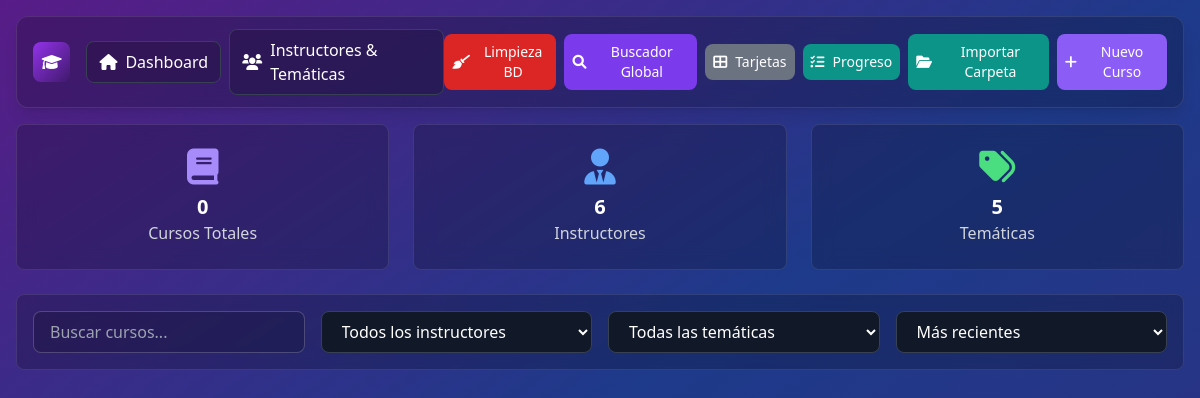
/, run on an earlier commit of the app's database.
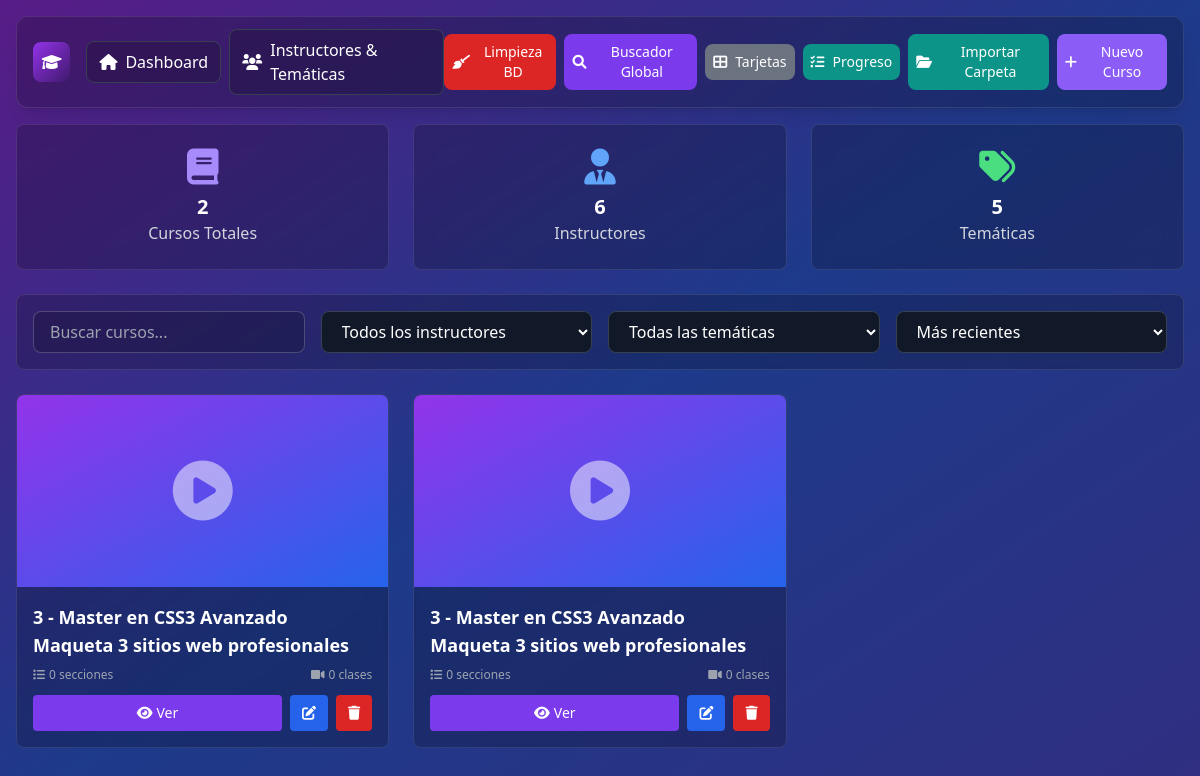
And on a later commit of the database.
### tables this page shows
CREATE TABLE cursos (
            id INTEGER PRIMARY KEY AUTOINCREMENT,
            titulo VARCHAR(255) NOT NULL,
            tematica_id INTEGER,
            instructor_id INTEGER,
            comentarios TEXT,
            imagen VARCHAR(255),
            created_at DATETIME DEFAULT CURRENT_TIMESTAMP,
            FOREIGN KEY (tematica_id) REFERENCES tematicas(id) ON DELETE SET NULL,
            FOREIGN KEY (instructor_id) REFERENCES instructores(id) ON DELETE SET NULL
        );

### index.php (the view, shortened to what the changed rows need)
<?php
$db = getDatabase();
$stmt = $db->query("SELECT COUNT(*) as total FROM cursos");
$totalCursos = $stmt->fetch()['total'];
$query = "
    SELECT c.*,
           i.nombre as instructor_nombre,
           t.nombre as tematica_nombre,
           (SELECT COUNT(*) FROM secciones s WHERE s.curso_id = c.id) as total_secciones,
           (SELECT COUNT(*) FROM clases cl
            JOIN secciones s ON cl.seccion_id = s.id
            WHERE s.curso_id = c.id) as total_clases,
           (SELECT SUM(cl.duracion) FROM clases cl
            JOIN secciones s ON cl.seccion_id = s.id
            WHERE s.curso_id = c.id) as duracion_total
    FROM cursos c
    LEFT JOIN instructores i ON c.instructor_id = i.id
    LEFT JOIN tematicas t ON c.tematica_id = t.id
    ORDER BY c.created_at DESC
";
$cursos = $db->query($query)->fetchAll();
?>
<!DOCTYPE html>
<html lang="es" class="dark">
<head>
    <link href="css/tailwind.min.css" rel="stylesheet">
    <link href="https://cdnjs.cloudflare.com/ajax/libs/font-awesome/6.0.0/css/all.min.css" rel="stylesheet">
</head>
<body class="bg-gradient-to-br from-purple-900 via-blue-900 to-indigo-900 min-h-screen">
    <div class="grid grid-cols-1 md:grid-cols-3 gap-6 mx-4 mb-6">
        <div class="glass-dark rounded-lg p-6 text-center">
            <i class="fas fa-book text-4xl text-purple-400 mb-2"></i>
            <h3 class="text-xl font-semibold text-white"><?php echo $totalCursos; ?></h3>
            <p class="text-gray-300">Cursos Totales</p>
        </div>
    </div>
    <div id="coursesGrid" class="grid grid-cols-1 md:grid-cols-2 lg:grid-cols-3 xl:grid-cols-4 gap-6 mx-4 mb-8">
        <?php foreach ($cursos as $curso): ?>
            <div class="course-card glass-dark rounded-lg overflow-hidden hover:scale-105 transition-transform duration-300"
                 data-titulo="<?php echo strtolower($curso['titulo']); ?>"
                 data-instructor="<?php echo $curso['instructor_id']; ?>"
                 data-tematica="<?php echo $curso['tematica_id']; ?>"
                 data-duracion="<?php echo $curso['duracion_total'] ?? 0; ?>">
                <div class="h-48 bg-gradient-to-br from-purple-600 to-blue-600 flex items-center justify-center">
                    <?php if ($curso['imagen']): ?>
                        <img src="uploads/images/<?php echo htmlspecialchars($curso['imagen']); ?>" alt="<?php echo htmlspecialchars($curso['titulo']); ?>" class="w-full h-full object-cover">
                    <?php else: ?>
                        <i class="fas fa-play-circle text-6xl text-white opacity-50"></i>
                    <?php endif; ?>
                </div>
                <div class="p-4">
                    <h3 class="text-lg font-semibold text-white mb-2"><?php echo htmlspecialchars($curso['titulo']); ?></h3>
                    <div class="flex justify-between text-xs text-gray-400 mb-3">
                        <span><i class="fas fa-list mr-1"></i><?php echo $curso['total_secciones']; ?> secciones</span>
                        <span><i class="fas fa-video mr-1"></i><?php echo $curso['total_clases']; ?> clases</span>
                    </div>
                    <div class="flex space-x-2">
                        <a href="curso.php?id=<?php echo $curso['id']; ?>"
                           class="flex-1 bg-purple-600 hover:bg-purple-700 text-white text-center py-2 px-3 rounded text-sm transition-colors">
                            <i class="fas fa-eye mr-1"></i>Ver
                        </a>
                        <button onclick="editCourse(<?php echo $curso['id']; ?>)"
                                class="bg-blue-600 hover:bg-blue-700 text-white py-2 px-3 rounded text-sm transition-colors">
                            <i class="fas fa-edit"></i>
                        </button>
                        <button onclick="deleteCourse(<?php echo $curso['id']; ?>)"
                                class="bg-red-600 hover:bg-red-700 text-white py-2 px-3 rounded text-sm transition-colors">
                            <i class="fas fa-trash"></i>
                        </button>
                    </div>
                </div>
            </div>
        <?php endforeach; ?>
    </div>
</body>
</html>

What changed in the data, as far as the page shows it:
added cursos: titulo "3 - Master en CSS3 Avanzado Maqueta 3 sitios web profesionales", total_secciones "0", total_clases "0"
added cursos: titulo "3 - Master en CSS3 Avanzado Maqueta 3 sitios web profesionales", total_secciones "0", total_clases "0"
Also different on the page:
$totalCursos: "0" → "2"
